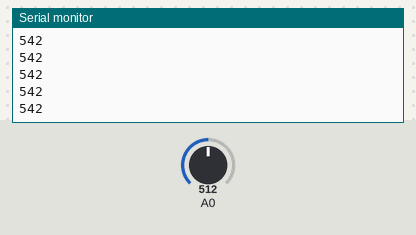
Recording of a sketch running on a simulated Arduino Uno, built with avr-gcc and run on an emulated ATmega328P. Shown: the last lines printed to the serial monitor. Inputs (shaded band) come from the test bench; at power-on: A0 = 512.

Above: at 1.2 s.
1.3 s: A0 set to 716
At 1.9 s:
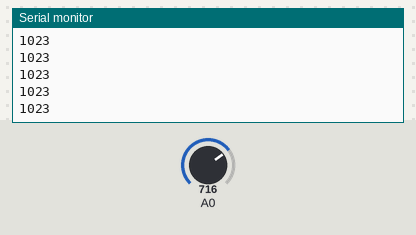
2.8 s: A0 set to 511
At 3.9 s:
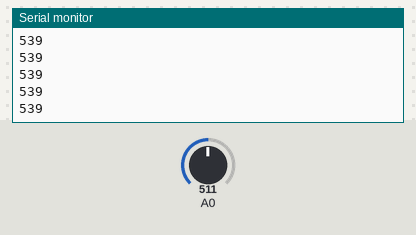
Timing chart, 0 to 5.8 s (numbered marks = the images above; inputs shaded):
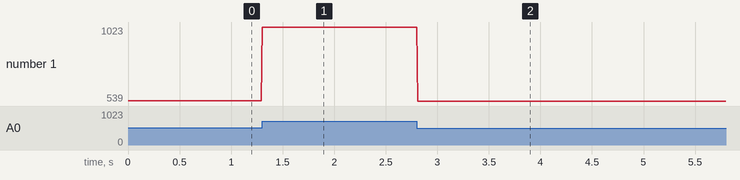

The sketch:

basic_signal_amplification.ino
```cpp
void setup() {
  Serial.begin(115200);
}

void loop() {
  int rawValue = analogRead(A0);
  int amplifiedValue = map(rawValue, 300, 700, 0, 1023);  // 动态放大有效范围
  amplifiedValue = constrain(amplifiedValue, 0, 1023);    // 限制输出范围
  Serial.println(amplifiedValue);
  delay(10);
}
```

Measured:
- after the input at 1.3 s, the serial monitor: prints a new line at once (image 1)
- after the input at 2.8 s, the serial monitor: prints a new line at once (image 2)
- plotted number 1: 542 → 1023 after the input at 1.3 s, 1023 → 539 after the input at 2.8 s
